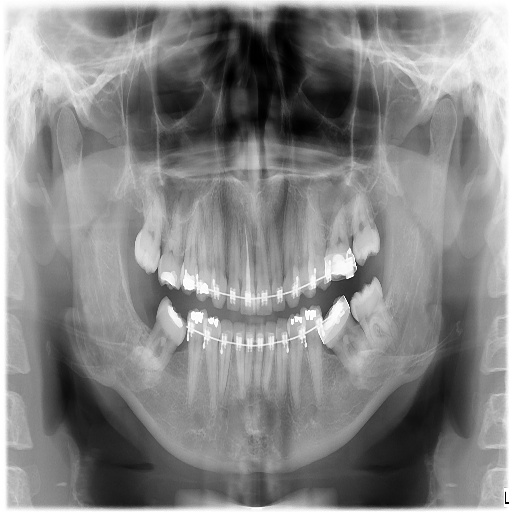
#> input picture Experiment_11/Inputs/images/Head_CT.png, 512 x 512 px
$ python task_11_5_head_ct_skull_extraction.py
#> lines starting #> are read from the running program, lines starting #| are printed output that depends on the picture; after the words box and inside, x2 and y2 are one past the last pixel; in counts of white or black regions, pixels touching at a corner belong together
"""
Experiment 11: Task 11.5 - Intracranial Skull Boundary Extraction on Head CT
Author: Muhammad Ikrama (Reg ID: 60140)
Department of Biomedical Engineering, Riphah International University, Lahore
Instructor: Engr. Rana Talha Khalid
"""

import os
import cv2
import numpy as np
import pandas as pd
from scipy import ndimage
import matplotlib.pyplot as plt

def run_task_11_5():
    script_dir = os.path.dirname(os.path.abspath(__file__))
    exp_dir = os.path.abspath(os.path.join(script_dir, ".."))
    inputs_dir = os.path.join(exp_dir, "Inputs", "images")
    outputs_dir = os.path.join(exp_dir, "Outputs", "Python")
    tables_dir = os.path.join(exp_dir, "Tables")
    os.makedirs(outputs_dir, exist_ok=True)
    os.makedirs(tables_dir, exist_ok=True)

    ct_path = os.path.join(inputs_dir, "Head_CT.png")
    ct = cv2.imread(ct_path, cv2.IMREAD_GRAYSCALE)
#> ct is the input picture: shape (512, 512); min 0, max 255, mean 134.8
    if ct is None:
        raise FileNotFoundError(f"Head_CT.png not found at {ct_path}")

    h, w = ct.shape
#> h = 512; w = 512
    cx, cy = w / 2.0, h / 2.0
#> cx = 256; cy = 256
    total_pixels = h * w
#> total_pixels = 262144

    # Bone edge potential
    # Dense bone threshold
    bone_mask = (ct > 180).astype(np.uint8) * 255
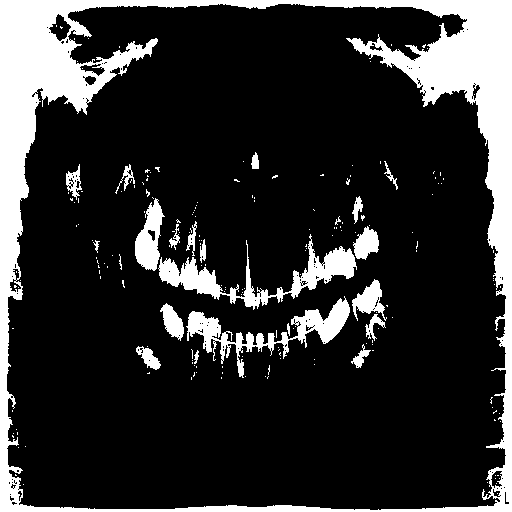
#> bone_mask: shape (512, 512); 18.5% white; 194 white regions (171 under 20 px)
    # Keep outermost calvarium contour
    contours, _ = cv2.findContours(bone_mask, cv2.RETR_EXTERNAL, cv2.CHAIN_APPROX_NONE)
#> contours = 1 contour; box (x1, y1, x2, y2) and area: (0, 0, 512, 512) 261121
    outer_bone_mask = np.zeros_like(ct)
    if contours:
        # Find largest contour by area
        c_max = max(contours, key=cv2.contourArea)
#> c_max = contour of 2044 points, box (x1, y1, x2, y2) (0, 0, 512, 512), area 261121
        cv2.drawContours(outer_bone_mask, [c_max], -1, 255, 2)
#> outer_bone_mask: shape (512, 512); 1.6% white; 1 white region, box (x1, y1, x2, y2) and area: (0, 0, 512, 512) 4080

    dist_bone = cv2.distanceTransform(255 - outer_bone_mask, cv2.DIST_L2, 5)
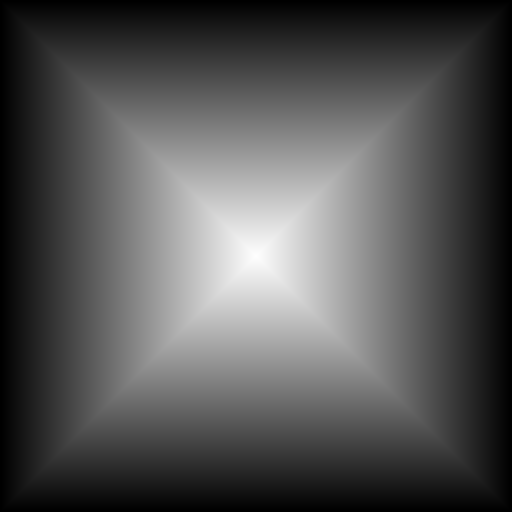
#> dist_bone: shape (512, 512) float32; min 0, max 254, mean 83.8
    edge_pot = 100.0 * np.exp(-(dist_bone ** 2) / (2.0 * (15.0 ** 2)))
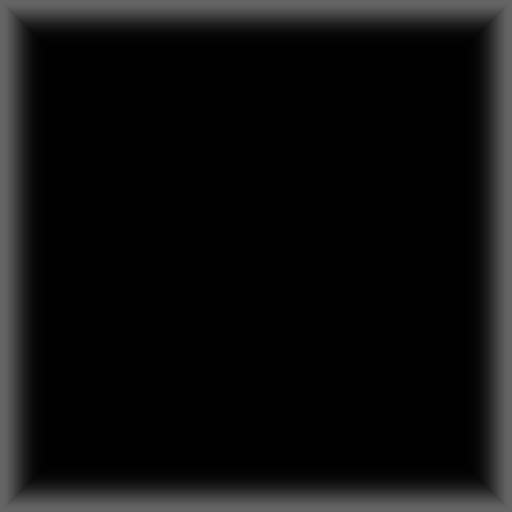
#> edge_pot: shape (512, 512) float32; min 0, max 100, mean 15.1
    gy_pot, gx_pot = np.gradient(edge_pot)
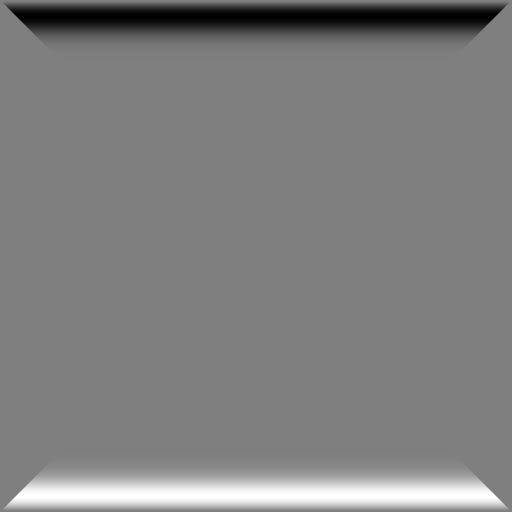
#> gy_pot: shape (512, 512) float32; min -4.04, max 4.04, mean 0; drawn with min black and max white
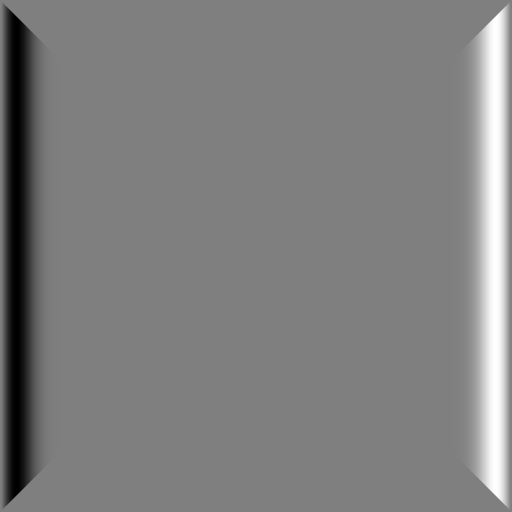
#> gx_pot: shape (512, 512) float32; min -4.04, max 4.04, mean -2.33e-10; drawn with min black and max white

    # Initialize outer circular snake (r0 = 235 px, N = 120 points)
    N = 120
    theta = np.linspace(0, 2 * np.pi, N, endpoint=False)
    r0 = 235.0
    sx = cx + r0 * np.cos(theta)
    sy = cy + r0 * np.sin(theta)

    alpha, beta, gamma = 0.08, 0.15, 0.25
    A = np.zeros((N, N))
    for i in range(N):
        A[i, i] = 2 * alpha + 6 * beta
        A[i, (i - 1) % N] = A[i, (i + 1) % N] = -(alpha + 4 * beta)
        A[i, (i - 2) % N] = A[i, (i + 2) % N] = beta
    inv_M = np.linalg.inv(np.eye(N) + gamma * A)

    history = {0: (sx.copy(), sy.copy())}
    records = []

    print("\n" + "=" * 95)
    print("TASK 11.5: INTRACRANIAL SKULL BOUNDARY EXTRACTION ON HEAD CT")
    print("=" * 95)
    print(f"{'Iteration':<12} | {'Enclosed Area (px)':<20} | {'Perimeter (px)':<16} | {'Circularity':<14} | {'Status'}")
    print("-" * 95)

    for it in range(1, 101):
        ix = np.clip(np.round(sx).astype(int), 0, w - 1)
        iy = np.clip(np.round(sy).astype(int), 0, h - 1)

        # Balloon deflation force inward towards center
        dx_c = cx - sx
        dy_c = cy - sy
        norm_c = np.hypot(dx_c, dy_c) + 1e-5
        balloon_x = 0.8 * (dx_c / norm_c)
        balloon_y = 0.8 * (dy_c / norm_c)

        sx = inv_M @ (sx + gamma * (0.6 * gx_pot[iy, ix] + balloon_x))
        sy = inv_M @ (sy + gamma * (0.6 * gy_pot[iy, ix] + balloon_y))

        if it in (30, 60, 100):
            history[it] = (sx.copy(), sy.copy())

            # Compute geometric properties
            poly_pts = np.vstack([sx, sy]).T.astype(np.int32)
            m_poly = np.zeros_like(ct)
            cv2.fillPoly(m_poly, [poly_pts], 255)
            area = int((m_poly > 0).sum())

            cont_p, _ = cv2.findContours(m_poly, cv2.RETR_EXTERNAL, cv2.CHAIN_APPROX_NONE)
            perim = cv2.arcLength(cont_p[0], True) if cont_p else 0.0
            circularity = (4.0 * np.pi * area) / (perim ** 2) if perim > 0 else 0.0

            status = "Contracting" if it < 100 else "Locked on Outer Skull"
            records.append({
                "Iteration": it,
                "Enclosed_Area_px": area,
                "Perimeter_px": round(perim, 2),
                "Circularity": round(circularity, 4),
                "Head_Field_Percentage": round((area / total_pixels) * 100, 2),
                "Status": status
            })
            print(f"Iter {it:<7d} | {area:<20d} | {perim:<16.1f} | {circularity:<14.4f} | {status}")
#> this loop made 100 passes
#> (area, perim, circularity) on passes 30, 60, 100: (174227, 1570.4, 0.888), (173415, 1572.9, 0.881), (169418, 1588.6, 0.844)
#| Iter 30      | 174227               | 1570.4           | 0.8878         | Contracting
#| Iter 60      | 173415               | 1572.9           | 0.8809         | Contracting
#| Iter 100     | 169418               | 1588.6           | 0.8436         | Locked on Outer Skull
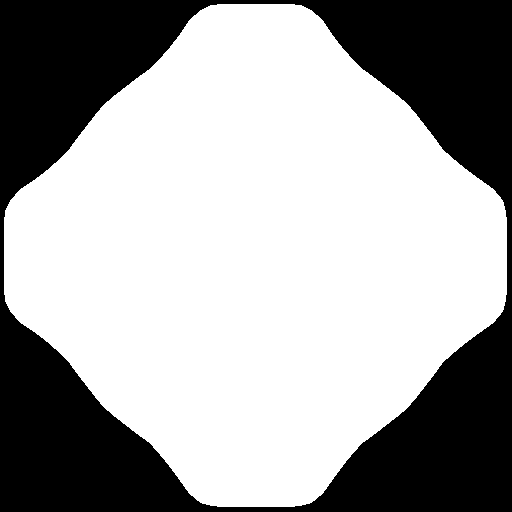
#> m_poly: shape (512, 512); 64.6% white; 1 black region, box (x1, y1, x2, y2) and area: (0, 0, 512, 512) 92726
#> after the loop, history = 4 items; records = 3 items; sx = 120 values, max 506.9 at index 2, min 4.15 at index 58, mean 256.1; sy = 120 values, max 506.9 at index 28, min 4.15 at index 92, mean 256.1

    df = pd.DataFrame(records)
#> df = table of 3 rows and 6 columns
    csv_path = os.path.join(tables_dir, "exp11_task_11_5_head_ct_skull.csv")
    df.to_csv(csv_path, index=False)
    print(f"[SAVED] Task 11.5 table saved to: {csv_path}")

    # 4-panel composite figure
    fig, axes = plt.subplots(1, 4, figsize=(18, 5))
    plot_iters = [0, 30, 60, 100]
    colors = {0: 'red', 30: 'orange', 60: 'cyan', 100: 'lime'}

    for idx, it_k in enumerate(plot_iters):
        axes[idx].imshow(ct, cmap='gray')
        kx, ky = history[it_k]
        ls = '--' if it_k == 0 else '-'
        axes[idx].plot(kx, ky, color=colors[it_k], linestyle=ls, linewidth=2.2, label=f'Iter {it_k}')

        if it_k == 0:
            axes[idx].set_title("(1) Initial Circular Snake\nr0 = 235 px (Outer Cranium)", fontsize=10, fontweight='bold')
        else:
            rec = df[df['Iteration'] == it_k].iloc[0]
            axes[idx].set_title(f"({idx+1}) Iteration {it_k}\nArea = {rec['Enclosed_Area_px']} px\nCircularity = {rec['Circularity']:.3f}", fontsize=10, fontweight='bold')
        axes[idx].axis('off')
        axes[idx].legend(loc='lower left', fontsize=9)

    plt.tight_layout()
    fig_path = os.path.join(outputs_dir, "exp11_task_11_5_head_ct_skull.png")
    plt.savefig(fig_path, dpi=300, bbox_inches='tight')
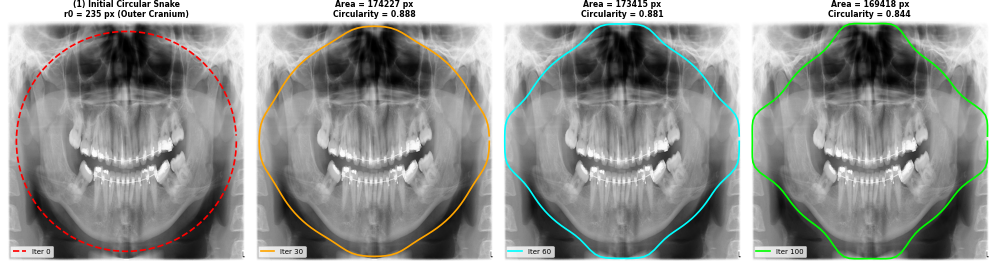
#> figure drawn by matplotlib, 4 panels
    plt.close()
    print(f"[SAVED] Task 11.5 figure saved to: {fig_path}")

if __name__ == "__main__":
    run_task_11_5()

$ run again, with Experiment_11/Inputs/images/Chest_Xray_512.png copied over Experiment_11/Inputs/images/Head_CT.png
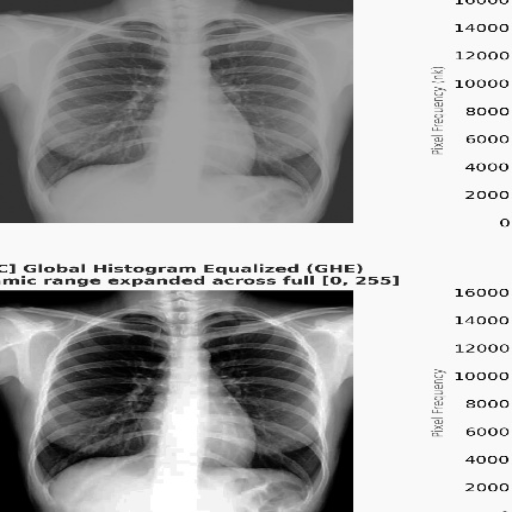
#> input picture Experiment_11/Inputs/images/Chest_Xray_512.png, 512 x 512 px
#> in run_task_11_5, ct is the input picture: shape (512, 512); min 0, max 255, mean 168
#> in run_task_11_5, `bone_mask = (ct > 180).astype(np.uint8) * 255`:
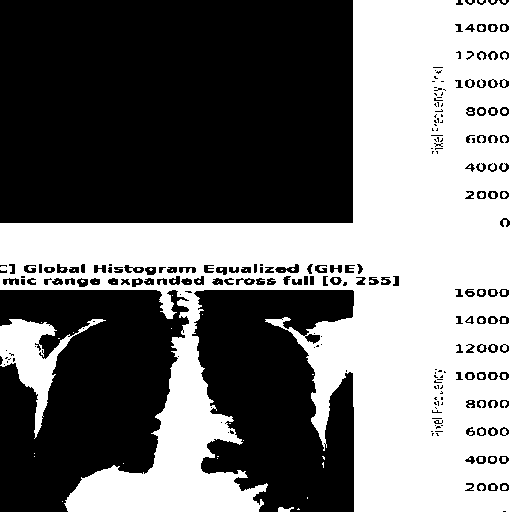
#> bone_mask: shape (512, 512); 45.8% white; 83 white regions (58 under 20 px)
#> contours = 26 contours, 23 with area under 20; largest, box (x1, y1, x2, y2) and area: (0, 0, 512, 512) 121238, (0, 319, 106, 439) 3258, (278, 507, 294, 512) 36
#> c_max = contour of 3497 points, box (x1, y1, x2, y2) (0, 0, 512, 512), area 121238
#> outer_bone_mask: shape (512, 512); 3.9% white; 1 white region, box (x1, y1, x2, y2) and area: (0, 0, 512, 512) 10225
#> the loop in run_task_11_5, `for it in range(1, 101):` made 100 passes
#> (area, perim, circularity) on passes 30, 60, 100: (167124, 1546.1, 0.879), (160638, 1544.3, 0.846), (151600, 1541.1, 0.802)
#> (printed output is left out)
#> after the loop in run_task_11_5, `for it in range(1, 101):`: history = 4 items; records = 3 items; sx = 120 values, max 506.9 at index 2, min 19.83 at index 59, mean 259; sy = 120 values, max 478.4 at index 29, min 42.24 at index 90, mean 257.4
#> df = table of 3 rows and 6 columns
#> in run_task_11_5, `plt.savefig(fig_path, dpi=300, bbox_inches='tight')`:
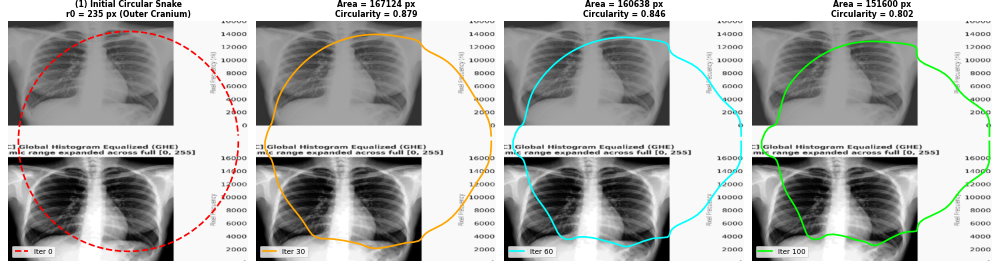
#> figure drawn by matplotlib, 4 panels
